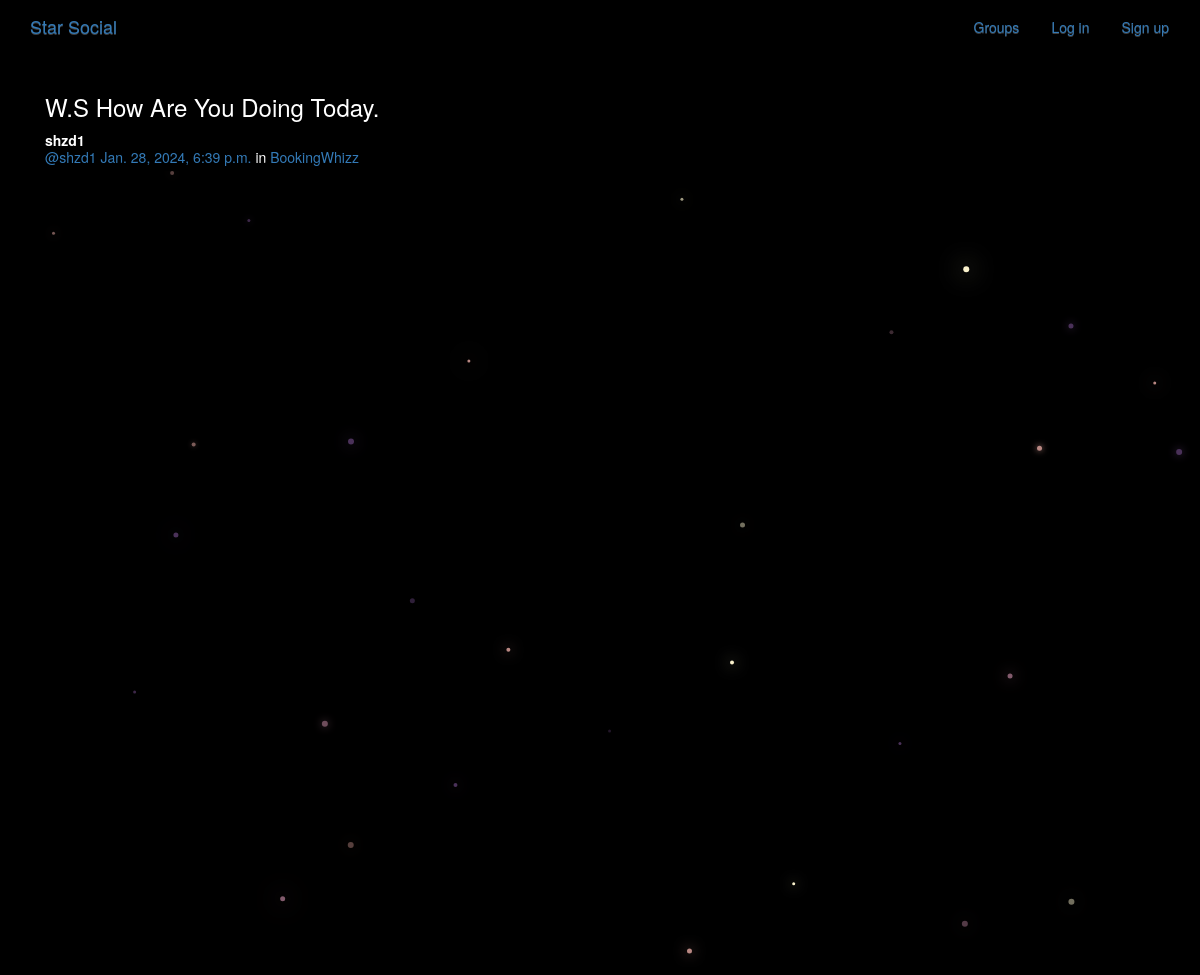
Page /posts/by/shzd1/6/ on the committed database.
### posts/models.py (models this page shows, shortened)
class Post(models.Model):
    user = models.ForeignKey(User, related_name="posts", on_delete=models.CASCADE)
    created_at = models.DateTimeField(auto_now=True)
    message = models.TextField()
    message_html = models.TextField(editable=False)
    group = models.ForeignKey(Group, related_name="posts",null=True, blank=True, on_delete=models.CASCADE)
    class Meta:
        ordering = ["-created_at"]
        unique_together = ["user", "message"]

### groups/models.py (models this page shows, shortened)
class Group(models.Model):
    name = models.CharField(max_length=255, unique=True)
    slug = models.SlugField(allow_unicode=True, unique=True)
    description = models.TextField(blank=True, default='')
    description_html = models.TextField(editable=False, default='', blank=True)
    members = models.ManyToManyField(User,through="GroupMember")
    class Meta:
        ordering = ["name"]

### posts/views.py (the view)
# urls.py: url(r"by/(?P<username>[-\w]+)/(?P<pk>\d+)/$",views.PostDetail.as_view(),name="single"),
class PostDetail(SelectRelatedMixin, generic.DetailView):
    model = models.Post
    select_related = ("user", "group")
    def get_queryset(self):
        queryset = super().get_queryset()
        return queryset.filter(
            user__username__iexact=self.kwargs.get("username")
        )

### nn/simple_social_clone/simplesocial/posts/templates/posts/post_detail.html
{% extends "posts/post_base.html" %}
{% block post_content %}
<div class="col-md-8">
    {% include "posts/_post.html" %}
</div>
{% endblock %}

### nn/simple_social_clone/simplesocial/posts/templates/posts/_post.html (shortened to what this page needs)
<div class="post media">
	<h3>{{ post.message_html|safe }}</h3>
	<div class="media-body">
		<strong>{{ post.user.username }}</strong>
		<h5 class="media-heading">
			<span class="username"><a href="{% url 'posts:for_user' username=post.user.username %}">@{{ post.user.username }}</a></span>
			<time class="time"><a href="{% url 'posts:single' username=post.user.username pk=post.pk %}">{{ post.created_at }}</a></time>
			{% if post.group %}
			<span class="group-name">in <a href="#">{{ post.group.name }}</a></span>
			{% endif %}
		</h5>
	</div>
</div>

### static/simplesocial/css/master.css (style rules this page uses)
body { margin: 0; overflow: hidden; background-color: black; color:white; }

### rows in the picture
Post: message_html "W.S How Are You Doing Today.", user.username "shzd1", created_at "Jan. 28, 2024, 6:39 p.m.", group.name "BookingWhizz"
